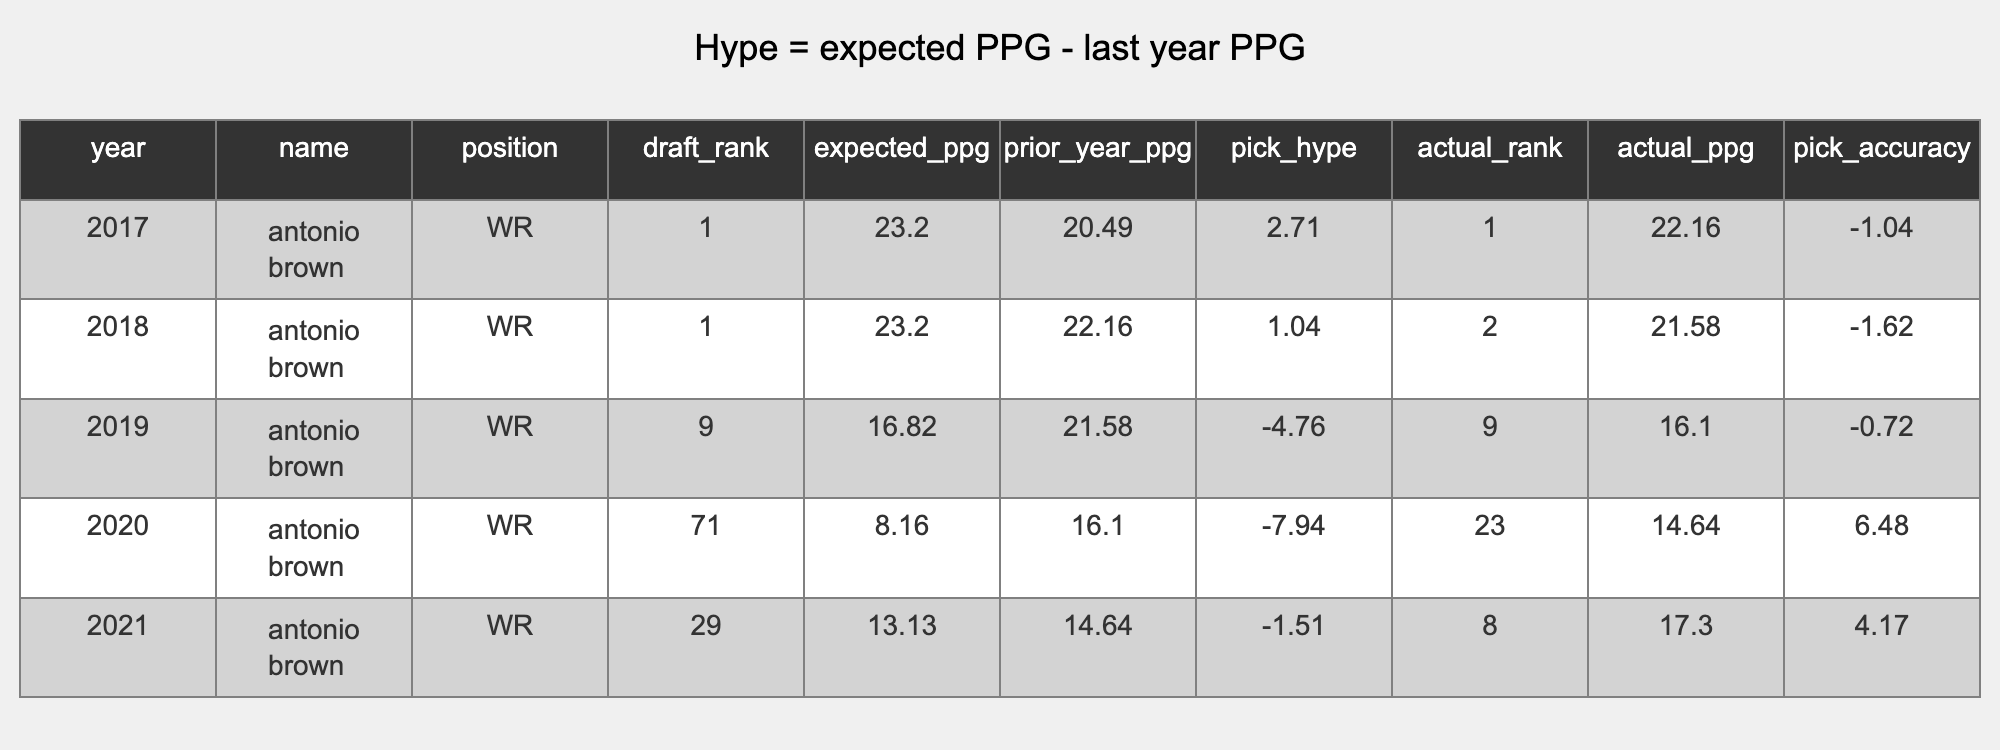

Python code for this plot:
# expected_total.py
import sys
from pathlib import Path
import plotly.io as pio
import plotly.graph_objects as go
import pandas as pd

# Define the path to the styles directory
styles_path = Path(__file__).resolve().parent.parent.parent / 'utils'
# Add the styles directory to sys.path
sys.path.append(str(styles_path.resolve()))

# Import the custom template
from style import custom_template, color_palette
# Import the custom template
from query import query

# Set the custom template as the default
pio.templates.default = custom_template

# Get data for our query
df = query('image_ep_3_hype_ex','hype_ex.sql')

# Base sizes
base_width = 100  # Width per column
base_height = 50  # Height per row

# Calculate dynamic dimensions
width = base_width * len(df.columns)
height = (base_height * len(df)) * 1.5

# Create a Plotly Table dynamically
table_fig = go.Figure(data=[go.Table(
    header=dict(values=list(df.columns),
                align='center',
                font=dict(color='white'),
                height=40,
                fill_color=color_palette[9]),
    cells=dict(values=[df[col] for col in df.columns],
               align='center',
               fill_color=[
                    ["lightgrey" if i % 2 == 0 else "white" for i in range(len(df))]
                ],
                height=30
                )
        )
    ])

# Add a title to the table
table_fig.update_layout(
    title_text="Hype = expected PPG - last year PPG",
    title_x=0.5,  # Center the title
    title_font=dict(size=18, color="black")
)

table_fig.update_layout(
    margin=dict(l=10, r=10, t=60, b=10),  # Reduce left, right, top, and bottom margins
)

table_fig.update_layout(
    width=width,  # Set width to fit content
    height=height  # Set height to fit content
)

# Save the figure
table_fig.write_image('hype_ex.png', scale=2, width=width, height=height)
